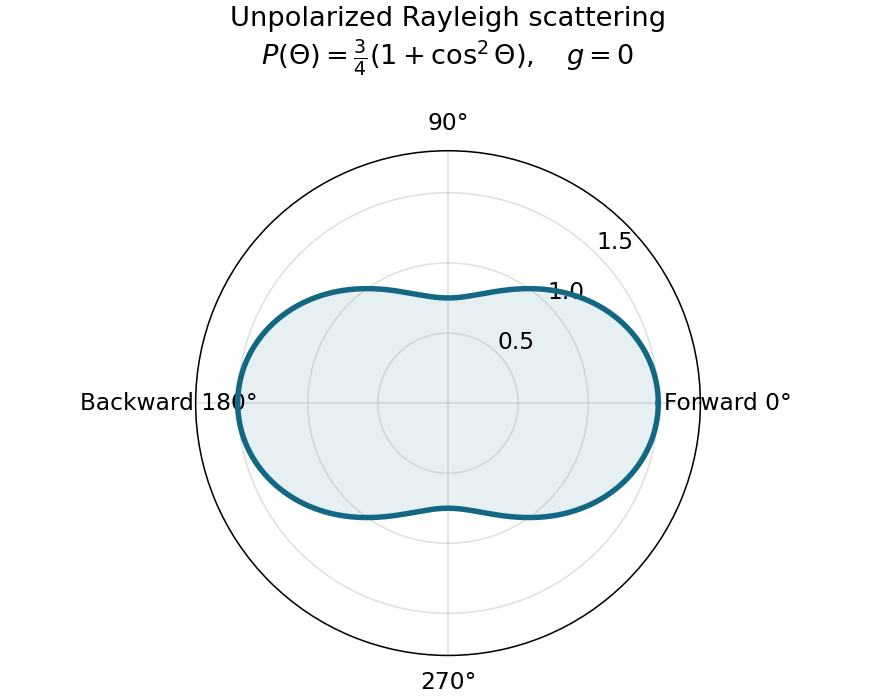

Here is the Python script that generated this plot:
"""Original explanatory figure. Tested with Python 3.14, NumPy 2.3.5, Matplotlib 3.10.7.
Run from any directory; the only output is a same-basename PNG in that directory.
"""
from pathlib import Path
import numpy as np
import matplotlib
matplotlib.use("Agg")
import matplotlib.pyplot as plt
plt.rcParams.update({"font.size": 12, "axes.titlesize": 14, "figure.facecolor": "white", "axes.facecolor": "white", "savefig.facecolor": "white"})

th=np.linspace(0,2*np.pi,900)
phase=.75*(1+np.cos(th)**2)
fig,ax=plt.subplots(figsize=(6.4,5.0),subplot_kw={'projection':'polar'},layout='constrained')
ax.plot(th,phase,lw=2.8,color='#126782')
ax.fill(th,phase,color='#126782',alpha=.10)
ax.set_rticks([.5,1,1.5]);ax.set_rlim(0,1.8);ax.set_rlabel_position(45)
ax.set_thetagrids([0,90,180,270],['Forward 0°','90°','Backward 180°','270°'])
ax.grid(alpha=.4)
ax.set_title('Unpolarized Rayleigh scattering\n'+r'$P(\Theta)=\frac{3}{4}(1+\cos^2\Theta),\quad g=0$',pad=24)

fig.savefig(Path.cwd() / Path(__file__).with_suffix('.png').name, dpi=140, facecolor='white', transparent=False)
plt.close(fig)
